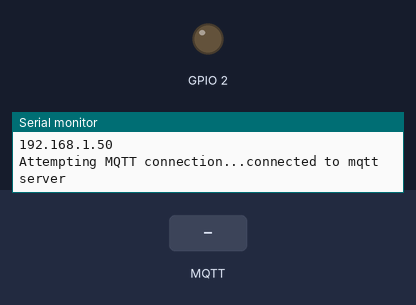
A sketch run on a simulated ESP8266 (NodeMCU). Shown: output pins drawn as LEDs (lit = HIGH), the last lines printed to the serial monitor. The inputs (shaded band) are chosen by the test bench. WiFi joins after 1.5 s; servers stay silent unless stated; random numbers use the default seed unless the sketch sets one; no MQTT or app messages arrive unless stated.

Above: at 2.7 s.
2.8 s: MQTT message "0" arrives on the first subscribed topic
At 7.3 s:
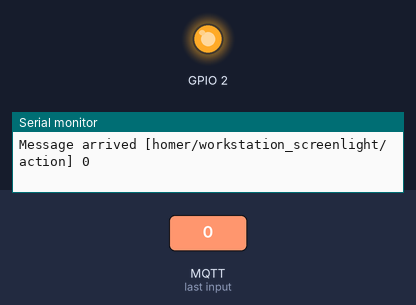
8.0 s: MQTT message "1" arrives on the first subscribed topic
At 12.4 s:
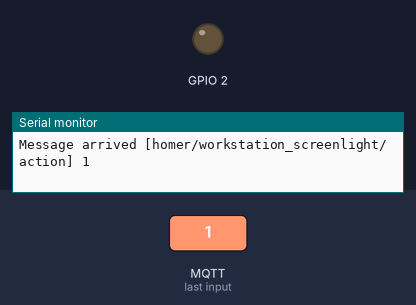
13.0 s: MQTT message "2" arrives on the first subscribed topic
At 17.4 s:
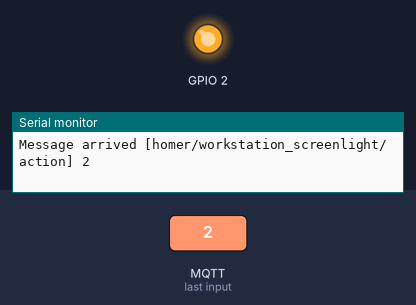
Timing chart, 0 to 18.9 s (numbered marks = the images above; inputs shaded):
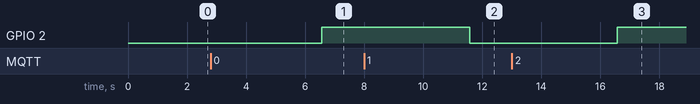

The sketch:

arduino-workstation-screenlight.ino
```cpp
#include <ESP8266WiFi.h>
#include <PubSubClient.h>

const char* ssid = "TN_24GHz_F30D01";
const char* password = "WJTNVULYEN";
const char* mqtt_server = "192.168.10.188";

const char* action_topic = "homer/workstation_screenlight/action";
const char* event_topic = "homer/workstation_screenlight/event";

WiFiClient espClient;
PubSubClient client(espClient);

void connect_to_wifi() {

  delay(10);
  Serial.println();
  Serial.print("Connecting to ");
  Serial.println(ssid);

  WiFi.mode(WIFI_STA);
  WiFi.begin(ssid, password);

  while (WiFi.status() != WL_CONNECTED) {
    delay(500);
    Serial.println("trying to connect...");
  }

  randomSeed(micros());

  Serial.println("");
  Serial.println("WiFi connected");
  Serial.println("IP address: ");
  Serial.println(WiFi.localIP());
}

void callback(char* topic, byte* payload, unsigned int length) {
  Serial.print("Message arrived [");
  Serial.print(topic);
  Serial.print("] ");
  for (int i = 0; i < length; i++) {
    Serial.print((char)payload[i]);
  }
  Serial.println();

  // Switch on the LED if an 1 was received as first character
  if ((char)payload[0] == '1') {
    digitalWrite(BUILTIN_LED, LOW);   // Turn the LED on (Note that LOW is the voltage level
    // but actually the LED is on; this is because
    // it is active low on the ESP-01)
  } else {
    digitalWrite(BUILTIN_LED, HIGH);  // Turn the LED off by making the voltage HIGH
  }

}

void reconnect() {
  while (!client.connected()) {
    Serial.print("Attempting MQTT connection...");
    // Create a random client ID
    String clientId = "workstation-light" + String(random(0xffff), HEX);
    if (client.connect(clientId.c_str())) {
      Serial.println("connected to mqtt server");

      String message_id = String(random(0xffff), HEX);
      String message = create_mqtt_message(message_id, "connected", WiFi.localIP().toString());
      client.publish(event_topic, message.c_str());
      client.subscribe(action_topic);
    } else {
      Serial.print("failed, rc=");
      Serial.print(client.state());
      Serial.println(" try again in 5 seconds");
      // Wait 5 seconds before retrying
      delay(5000);
    }
  }
}

String create_mqtt_message(String messageId, String event_key, String event) {
  String message = "";
  message.concat("{");
  message.concat("'header': {'message_id': '" + messageId + "'},");
  message.concat("'body': {'" + event_key + "':'" + event + "'}");
  message.concat("}");
  return message;
}

void setup() {
  pinMode(BUILTIN_LED, OUTPUT);     // Initialize the BUILTIN_LED pin as an output
  Serial.begin(115200);
  connect_to_wifi();
  client.setServer(mqtt_server, 1883);
  client.setCallback(callback);
}

void loop() {
  if (!client.connected()) {
    reconnect();
  }
  client.loop();

  String message_id = String(random(0xffff), HEX);
  String message = create_mqtt_message(message_id, "ping", WiFi.localIP().toString());
  client.publish(event_topic, message.c_str());

  delay(5000);
}
```

Measured:
- after the input at 2.8 s, GPIO 2: LOW → HIGH after 3.8 s
- after the input at 8.0 s, GPIO 2: HIGH → LOW after 3.6 s
- after the input at 13.0 s, GPIO 2: LOW → HIGH after 3.6 s
